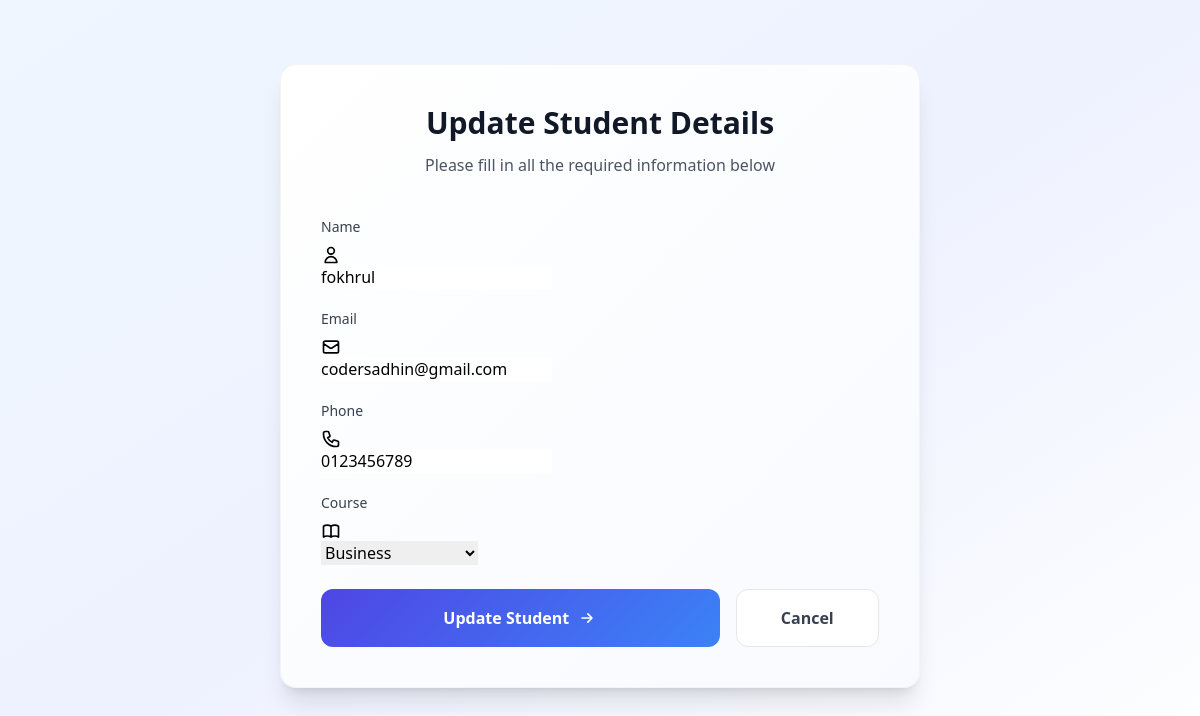
Page /4/edit/ on the committed database.
### students/models.py (models this page shows, shortened)
class Student(models.Model):
    COURSE_CHOICES = [
        ('CS', 'Computer Science'),
        ('ENG', 'Engineering'),
        ('BUS', 'Business'),
    ]
    name = models.CharField(max_length=100)
    email = models.EmailField(unique=True)
    phone = models.CharField(max_length=15)
    course = models.CharField(max_length=3, choices=COURSE_CHOICES)
    created_at = models.DateTimeField(auto_now_add=True)

### students/views.py (the view)
# urls.py: path('<int:pk>/edit/', StudentUpdateView.as_view(), name='student-update'),
class StudentUpdateView(SuccessMessageMixin, UpdateView):
    model = Student
    form_class = StudentForm
    template_name = 'students/form.html'
    success_message = "Student updated successfully!"
    success_url = reverse_lazy('student-list')

### students/forms.py
class StudentForm(forms.ModelForm):
    class Meta:
        model = Student
        fields = '__all__'
        widgets = {
            'phone': forms.TextInput(attrs={
                'pattern': '[0-9]{10}',
                'title': '10-digit phone number'
            }),
        }

### students/templates/students/form.html (shortened to what this page needs)
<!DOCTYPE html>
<html lang="en">
<head>
    <script src="https://cdn.tailwindcss.com"></script>
</head>
<body class="min-h-screen bg-gradient-to-br from-blue-50 via-indigo-50 to-white py-12">
    <div class="max-w-2xl mx-auto p-4">
        <div class="form-container rounded-2xl shadow-xl p-8 sm:p-10 border border-gray-100"
             x-init="gsap.from($el, {
                 duration: 0.8,
                 opacity: 0,
                 y: 30,
                 ease: 'power3.out'
             })">
            <div class="text-center mb-10">
                <h2 class="text-3xl font-bold text-gray-900 mb-3">
                    {% if object %}Update Student Details{% else %}New Student Registration{% endif %}
                </h2>
                <p class="text-gray-600">Please fill in all the required information below</p>
            </div>
            <form method="post" class="space-y-6"
                  x-data="{ submitted: false }"
                  @submit="submitted = true">
                <div class="space-y-5">
                    <div class="form-field">
                        <label class="block text-sm font-medium text-gray-700 mb-2">
                            {{ form.name.label }}
                        </label>
                        <div class="relative">
                            <svg class="input-icon w-5 h-5" fill="none" stroke="currentColor" viewBox="0 0 24 24">
                                <path stroke-linecap="round" stroke-linejoin="round" stroke-width="2" d="M16 7a4 4 0 11-8 0 4 4 0 018 0zM12 14a7 7 0 00-7 7h14a7 7 0 00-7-7z"/>
                            </svg>
                            {{ form.name }}
                        </div>
                    </div>
                    <div class="form-field">
                        <label class="block text-sm font-medium text-gray-700 mb-2">
                            {{ form.email.label }}
                        </label>
                        <div class="relative">
                            <svg class="input-icon w-5 h-5" fill="none" stroke="currentColor" viewBox="0 0 24 24">
                                <path stroke-linecap="round" stroke-linejoin="round" stroke-width="2" d="M3 8l7.89 5.26a2 2 0 002.22 0L21 8M5 19h14a2 2 0 002-2V7a2 2 0 00-2-2H5a2 2 0 00-2 2v10a2 2 0 002 2z"/>
                            </svg>
                            {{ form.email }}
                        </div>
                    </div>
                    <div class="form-field">
                        <label class="block text-sm font-medium text-gray-700 mb-2">
                            {{ form.phone.label }}
                        </label>
                        <div class="relative">
                            {{ form.phone }}
                        </div>
                    </div>
                    <div class="form-field">
                        <label class="block text-sm font-medium text-gray-700 mb-2">
                            {{ form.course.label }}
                        </label>
                        <div class="relative">
                            {{ form.course }}
                            <div class="pointer-events-none absolute inset-y-0 right-0 flex items-center px-2 text-gray-700">
                            </div>
                        </div>
                    </div>
                </div>
                <div class="mt-10 flex gap-4">
                    <button type="submit"
                            class="w-full btn-primary text-white font-semibold py-4 px-6 rounded-xl transition-all duration-300 transform hover:scale-[1.02] hover:shadow-lg flex items-center justify-center space-x-2"
                            x-bind:class="submitted ? 'opacity-75 cursor-not-allowed' : ''"
                            x-bind:disabled="submitted">
                        <span>
                            {% if object %}Update{% else %}Register{% endif %} Student
                        </span>
                        <svg class="w-5 h-5" fill="none" stroke="currentColor" viewBox="0 0 24 24">
                            <path stroke-linecap="round" stroke-linejoin="round" stroke-width="2" d="M13 7l5 5m0 0l-5 5m5-5H6"/>
                        </svg>
                    </button>
                    <a href="{% url 'student-list' %}"
                       class="w-1/3 bg-white border border-gray-200 hover:bg-gray-50 text-gray-700 font-semibold py-4 px-6 rounded-xl transition-all duration-300 transform hover:scale-[1.02] text-center flex items-center justify-center">
                        Cancel
                    </a>
                </div>
            </form>
        </div>
    </div>
</body>
</html>

### students/templates/students/form.html (style rules this page uses)
input, select { @apply w-full px-4 py-3.5 border border-gray-200 rounded-xl focus:ring-2 focus:ring-blue-500 focus:border-blue-500 transition-all duration-200 bg-white/80 backdrop-blur-sm; }
select { @apply appearance-none pr-10; }
.form-field { @apply transform transition-all duration-200 hover:scale-[1.01]; }
.input-icon { @apply absolute left-3 top-1/2 -translate-y-1/2 text-gray-400; }
.form-container { background: linear-gradient(135deg, #ffffff 0%, #f8faff 100%); }
.btn-primary { background: linear-gradient(135deg, #4f46e5 0%, #3b82f6 100%); }

### rows in the picture
Student: name "fokhrul", email "codersadhin@gmail.com", phone "0123456789", course "Business"
